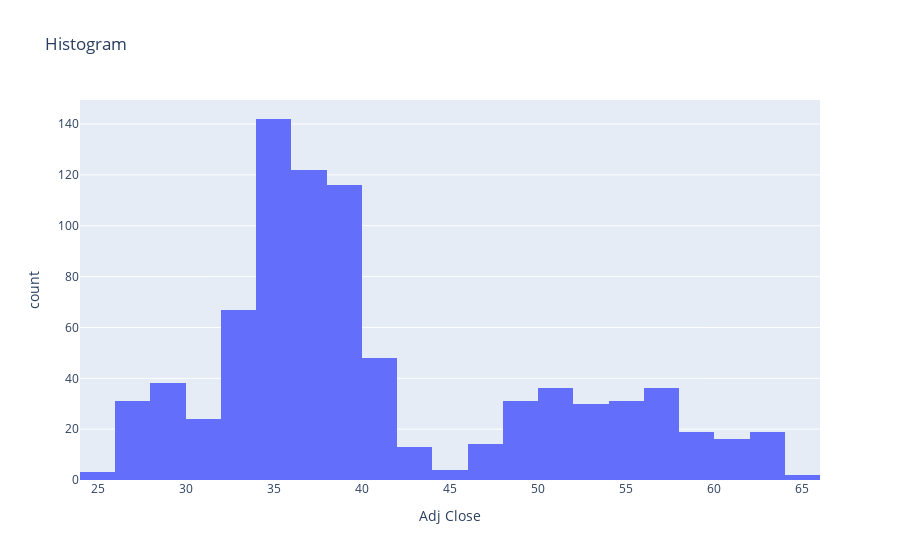

Here is the notebook cell this chart was saved with:
### Markdown cell above
#### Histogram

### Code cell
fig = px.histogram(ebay['Adj Close'], x = "Adj Close", title = "Histogram")
fig.show()

### Figure 1 — Plotly figure (JSON) as saved in the notebook; plotly's stock layout.template omitted (floating-point values rounded to 4 significant figures; data arrays with more than 128 entries replaced by an {"elided": "..."} marker saying what was removed)
{"data": [{"alignmentgroup": "True", "bingroup": "x", "hovertemplate": "Adj Close=%{x}<br>count=%{y}<extra></extra>", "legendgroup": "", "marker": {"color": "#636efa"}, "name": "", "offsetgroup": "", "orientation": "v", "showlegend": false, "type": "histogram", "x": {"elided": "842 float values"}, "xaxis": "x", "yaxis": "y"}], "layout": {"barmode": "relative", "legend": {"tracegroupgap": 0}, "title": {"text": "Histogram"}, "xaxis": {"anchor": "y", "domain": [0, 1], "title": {"text": "Adj Close"}}, "yaxis": {"anchor": "x", "domain": [0, 1], "title": {"text": "count"}}}}
